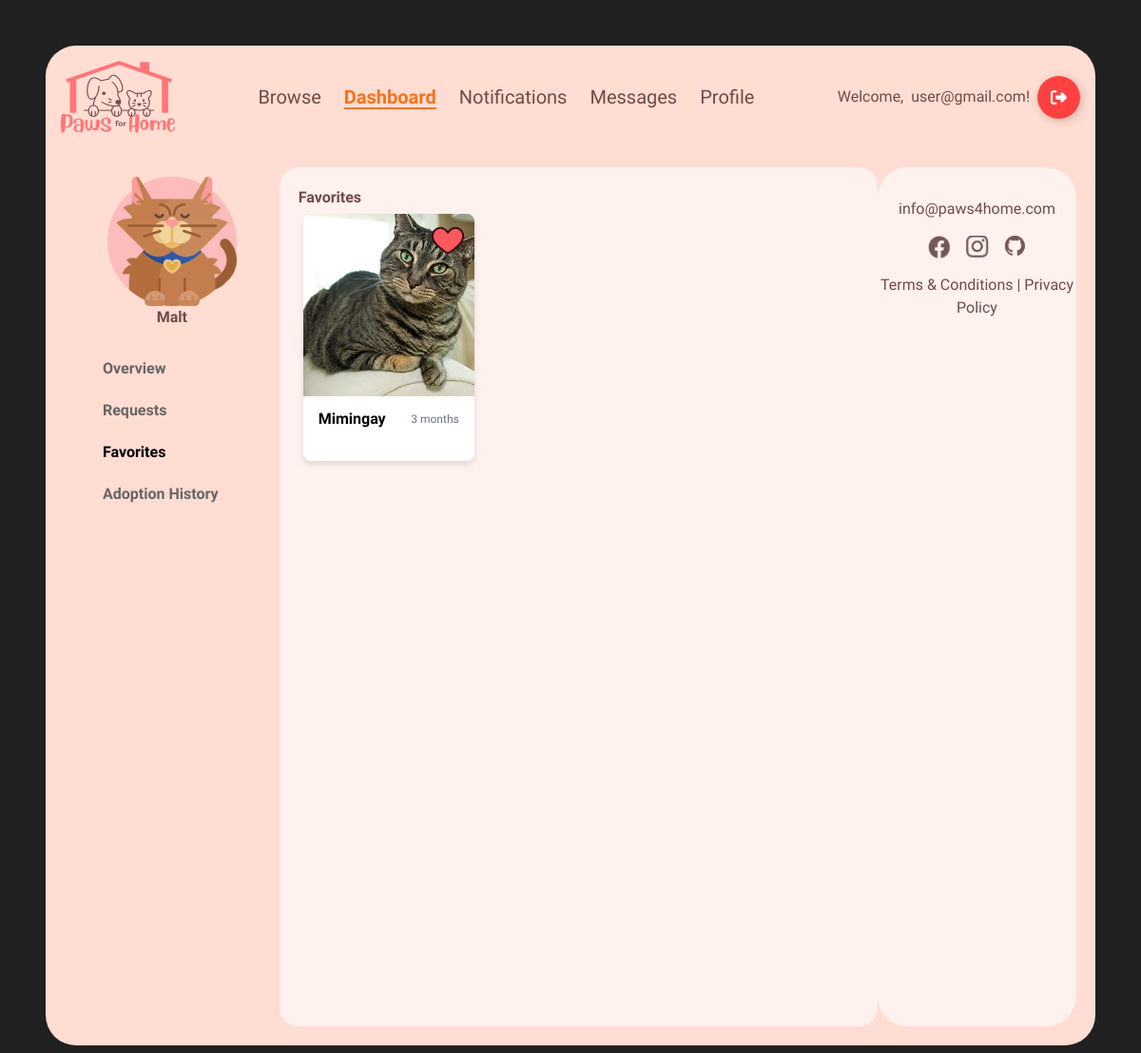
The page /favorites/ (signed in) on the database as committed earlier.
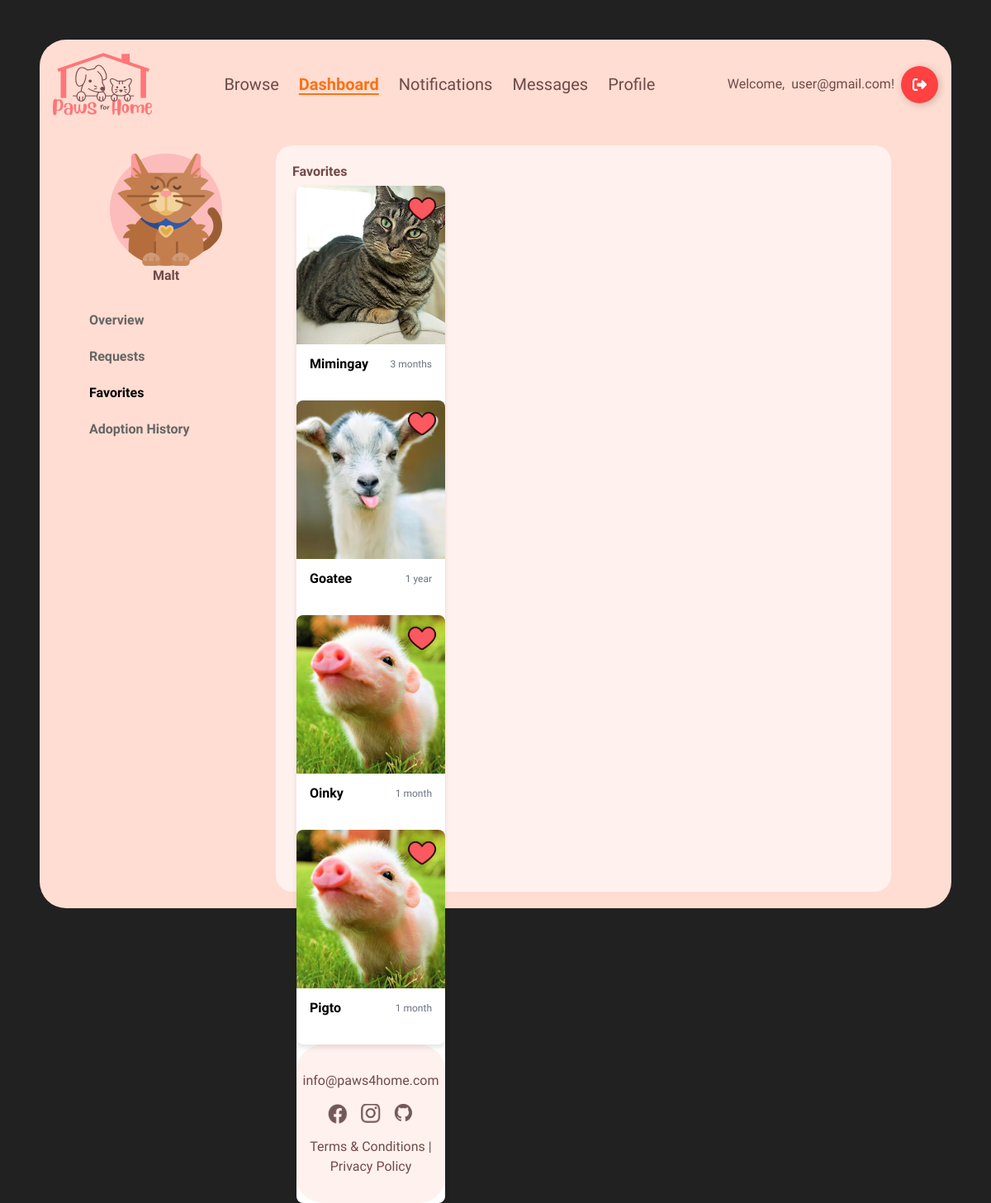
The same page on the database as committed later.
### pets/models.py (models this page shows, shortened)
class Pet(models.Model):
    STATUS_CHOICES = [
        (1, 'Available'),
        (2, 'Adopted'),
    ]
    TYPE_CHOICES = [
    ('Dog', 'Dog'),
    ('Cat', 'Cat'),
    ('Bird', 'Bird'),
    ('Fish', 'Fish'),
    ('Rabbit', 'Rabbit'),
    ('Hamster', 'Hamster'),
    ('Guinea Pig', 'Guinea Pig'),
    ('Frog', 'Frog'),
    ('Ferret', 'Ferret'),
    ('Chinchilla', 'Chinchilla'),
    ('Hedgehog', 'Hedgehog'),
    ('Mouse', 'Mouse'),
    ('Rat', 'Rat'),
    ('Turtle', 'Turtle'),
    ('Snake', 'Snake'),
    ('Lizard', 'Lizard'),
    ('Parrot', 'Parrot'),
    ('Canary', 'Canary'),
    ('Budgerigar', 'Budgerigar'),
    ('Cockatoo', 'Cockatoo'),
    ('Macaw', 'Macaw'),
    ('Lovebird', 'Lovebird'),
    ('Quail', 'Quail'),
    ('Duck', 'Duck'),
    ('Chicken', 'Chicken'),
    ('Goat', 'Goat'),
    ('Pig', 'Pig'),
    ('Spider', 'Spider'),
    ('Tarantula', 'Tarantula'),
    ('Other', 'Other'),
    ]
    name = models.CharField(max_length=100)
    image = models.ImageField(upload_to='pets/', default='pets/default_pet.jpg')
    type = models.CharField(max_length=100)
    type = models.CharField(choices=TYPE_CHOICES, max_length=20, default='other')
    age_years = models.IntegerField(default=0)
    age_months = models.IntegerField(default=0)
    description = models.TextField()
    location = models.CharField(max_length=300, blank=True, null=True)
    breed = models.CharField(max_length=50, blank=True, null=True)
    adoption_fee = models.IntegerField(default=0)
    status = models.IntegerField(choices=STATUS_CHOICES, default=1)
    created_at = models.DateTimeField(auto_now_add=True)
    owner = models.ForeignKey(settings.AUTH_USER_MODEL, on_delete=models.CASCADE, null=True)
    is_deleted = models.BooleanField(default=False)

### main/views.py (the view)
# urls.py: path('favorites/',views.ud_favorites, name='ud_favorites'),
def ud_favorites(request):
    curr_fn = request.user.first_name
    user_favorites = Favorite.objects.filter(user_id = request.user.id).values_list('pet_id', flat=True)
    fav_pets = Pet.objects.filter(id__in=user_favorites)
    pet_requested = AdoptionRequest.objects.filter(account_id = request.user.id).values_list('pet_id', flat=True)
    return render(request, 'user_dashboard/favorites.html', {
        'curr_fn': curr_fn,
        'fav_pets':fav_pets,
        'pet_requested':pet_requested
        })

### main/templates/user_dashboard/favorites.html (shortened to what this page needs)
{% extends "userdashboard.html" %}
{% block u_dash_content %}
{% load static %}
{% block ud_name %}<h2>Favorites</h2>{% endblock ud_name %}
<div class="content">
    {% if fav_pets %}
        {% for fp in fav_pets %}
        <div class="pet" data-pet-id="{{ fp.id }}" onclick="showPetModal('{{ fp.id }}', '{{ fp.name }}', '{{ fp.created_at }}','{{ fp.age_years }}', '{{ fp.age_months }}','{{ fp.type }}', '{{ fp.adoption_fee }}','{{ fp.description }}', '{{ fp.image.url }}', {% if fp.id in pet_requested %} true {% else %} false {% endif %})">
            <img src="{{ fp.image.url }}" alt="{{ fp.name }}" class="pet-image">
            <div class="pet-info">
                <div class="name-age">
                    <h3 class="pet-name">{{ fp.name }}</h3>
                    <p class="pet-age">
                        {% if fp.age_years > 0 %}
                            {% if fp.age_years > 1 %}
                            {{ fp.age_years }} years
                            {% else %}
                            {{ fp.age_years }} year
                            {% endif %}
                        {% else %}
                            {% if fp.age_months > 1 %}
                            {{ fp.age_months }} months
                            {% else %}
                            {{ fp.age_months }} month
                            {% endif %}
                        {% endif %}
                    </p>
                </div>
            <a href="javascript:void(0);"
                class="absolute top-2 right-2 z-10 toggle-favorite"
                data-pet-id="{{ fp.id }}"
                onclick="toggleFavorite(event, {{ fp.id }})">
                    <img src="{% static 'images/liked.png' %}" alt="Liked" class="w-10 h-10 favorite-icon" data-favorited="true">
                </a>
        </div>
        {% endfor %}
    {% else %}
        <p class="empty">No favorite pets.</p>
    {% endif %}
</div>
{% endblock u_dash_content %}

Rows that differ between the two databases and show on the page:
now on this page (row unchanged): Pet: image (picture), name "Goatee", age_years "1"
added Pet: image (picture), name "Oinky", age_months "1"
added Pet: image (picture), name "Pigto", age_months "1"
